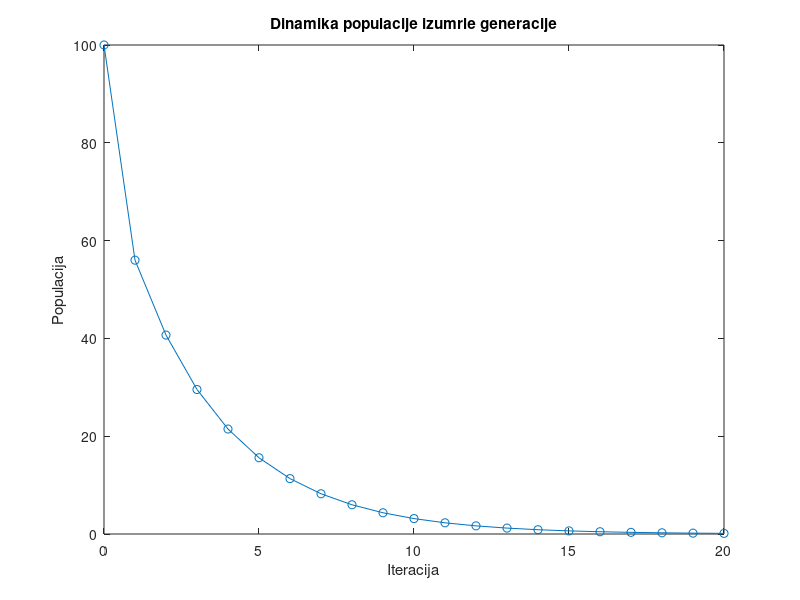

Here is the MATLAB script that generated this plot:

format long

gama = 2;     % broj semena koje proizvede biljka
sigma = 0.8;  % procenat semenja koji prezivi zimu od proizvedenih

% naredna dva parametra cemo da stelujemo
alpha = 0.5;    % procenat proklijalih semenja u 1. sezoni od prezivelih(gama*sigma)
beta = 0.2;     % procenat dvogodisnjeg semenja koje je proklijalo u 2. sezoni 

izumrla_vrsta = false; % bool vrednost koja ce nam pokazati da li je vrsta izumrla

n_preth = 0;
n = 100;
n_pocetno=n;

while ~izumrla_vrsta && alpha >= 0 
    for i = 1:20
        n = n * (alpha * gama * sigma) + n_preth * (beta*sigma*sigma*gama * (1 - alpha));

        if i==1
            prirastaj=n-n_pocetno
            %koef = n / n_pocetno;
        else
            prirastaj = n - n_preth;
            %koef = n / n_preth;

        end        
        n_preth = n;
        disp(['Iteracija broj ', num2str(i), ' n=', num2str(n), ' prirastaj=', num2str(prirastaj)]);
        %disp(['koeficijent uvecanja/umanjenja ', num2str(koef)]);
        %disp([' '])
        
        if n <= 0.5
            izumrla_vrsta = true; 
            break; % Izlazak iz unutrasnje petlje ako je vrsta izumrla
        end
    
    end

    if izumrla_vrsta
        disp('Vrsta je izumrla sa alpha = ');
        disp(alpha);
        disp('i beta = ');
        disp(beta);
        break; % Izlazak iz spoljne petlje ako je vrsta izumrla
    end

    % Smanjivanje alpha i resetovanje n i n_preth za sledeu iteraciju
    alpha = alpha - 0.05;
    n = 100;
    n_preth = 0;
    disp([' ']);
end

if ~izumrla_vrsta
    disp('Vrsta nije izumrla za trenutno podeene vrednosti parametara.');
end


%%%%%%%%%%%%%%%%%%%%%%%%%%%%%%%%%% prikaz trazene generacije

if izumrla_vrsta
    n_preth = 0;
    n = 100;
    % Kreiranje tabele sa podacima o populaciji
    data = zeros(21, 2);
    data(1,:) = [1,n];
    for i = 2:21
        n = n * (alpha * gama * sigma) + n_preth * (beta*sigma*sigma*gama * (1 - alpha));

        n_preth = n;

        % Dodavanje podataka u matricu
        data(i, :) = [i, n];
        
    end


    % Plotovanje grafikona populacije
    figure;
    plot(data(:, 1)-1, data(:, 2), '-o');
    title('Dinamika populacije izumrle generacije');
    xlabel('Iteracija');
    ylabel('Populacija');
end



